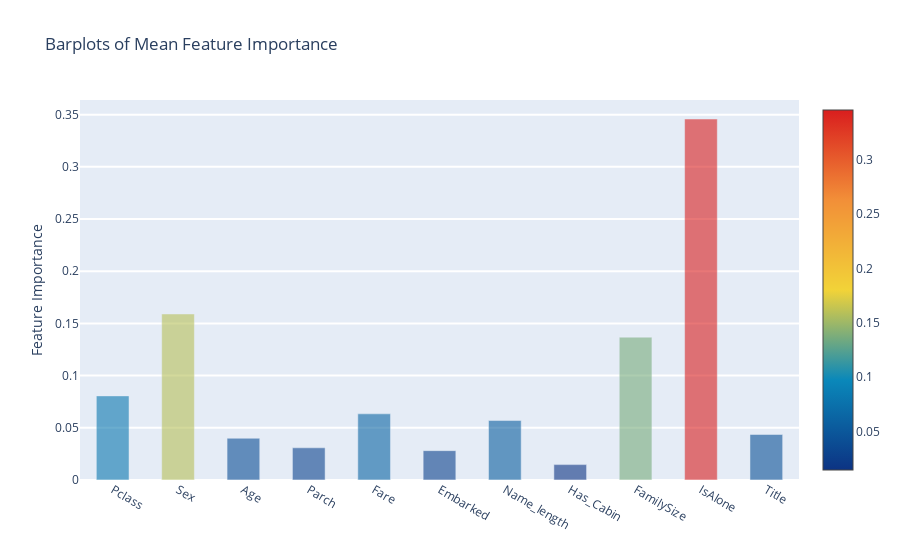

The cell this chart's notebook holds for it:
### Markdown cell above
## Plotly Barplot of Average Feature Importances

### Code cell
y = feature_dataframe['mean'].values
x = feature_dataframe['features'].values
data = [go.Bar(
            x= x,
             y= y,
            width = 0.5,
            marker=dict(
               color = feature_dataframe['mean'].values,
            colorscale='Portland',
            showscale=True,
            reversescale = False
            ),
            opacity=0.6
        )]

layout= go.Layout(
    autosize= True,
    title= 'Barplots of Mean Feature Importance',
    hovermode= 'closest',
#     xaxis= dict(
#         title= 'Pop',
#         ticklen= 5,
#         zeroline= False,
#         gridwidth= 2,
#     ),
    yaxis=dict(
        title= 'Feature Importance',
        ticklen= 5,
        gridwidth= 2
    ),
    showlegend= False
)
fig = go.Figure(data=data, layout=layout)
py.iplot(fig, filename='bar-direct-labels')

### Figure 1 — Plotly figure (JSON) as saved in the notebook; plotly's stock layout.template omitted (floating-point values rounded to 4 significant figures)
{"data": [{"marker": {"color": [0.08059, 0.1591, 0.04, 0.03084, 0.06338, 0.02812, 0.05698, 0.01473, 0.1368, 0.3458, 0.04361], "colorscale": [[0, "rgb(12,51,131)"], [0.25, "rgb(10,136,186)"], [0.5, "rgb(242,211,56)"], [0.75, "rgb(242,143,56)"], [1, "rgb(217,30,30)"]], "reversescale": false, "showscale": true}, "opacity": 0.6, "type": "bar", "width": 0.5, "x": ["Pclass", "Sex", "Age", "Parch", "Fare", "Embarked", "Name_length", "Has_Cabin", "FamilySize", "IsAlone", "Title"], "y": [0.08059, 0.1591, 0.04, 0.03084, 0.06338, 0.02812, 0.05698, 0.01473, 0.1368, 0.3458, 0.04361]}], "layout": {"autosize": true, "hovermode": "closest", "showlegend": false, "title": {"text": "Barplots of Mean Feature Importance"}, "yaxis": {"gridwidth": 2, "ticklen": 5, "title": {"text": "Feature Importance"}}}}
